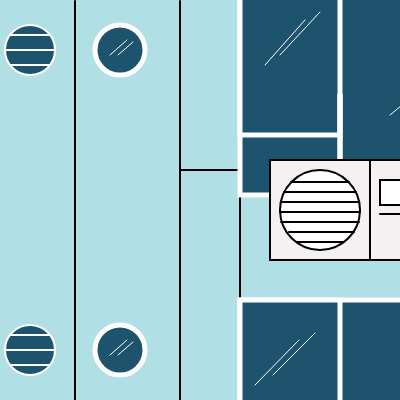
Frame 1 (no input)
Frame 60 (no input): identical to frame 1, image omitted
Frame 120 (the mouse pressed at the canvas centre since frame 60): identical to frame 1, image omitted

The p5.js sketch that drew this single still picture (run headless with seeded random() and noise() and a simulated clock; from frame 60 on, the mouse is pressed at the canvas centre):

// p5.js sketch
// ── sketch.js
function setup() {
    createCanvas(400, 400);
  }
  
  function draw() {
   
    //---------- LADO A
   
    // Pared edificio
    background('#B0E0E6');
    
    // Ventanas redondas acanaladas
    strokeWeight(2);
    stroke('white');
    fill('#1d536c');
    ellipse(30,50,50,50);
    ellipse(30,350,50,50);
  
    // Ventanas redondas
    strokeWeight(5);
    ellipse(120,50,50,50);
    ellipse(120,350,50,50);
    strokeWeight(1);
    line(110,55,127,40);
    line(118,55,133,42);
    line(110,355,127,340);
    line(118,355,133,342);
    
    // Canaletas ventana superior
    strokeWeight(2);
    line(5,50,55,50);
    line(10,65,49,65);
    line(10,35,49,35);
    
    // Canaletas ventana inferior
    strokeWeight(2);
    line(5,350,55,350);
    line(10,365,49,365);
    line(10,335,49,335);
    
    // Línea vertical izquierda
    stroke('black');
    line(75,1,75,500);
    
    // Canaleta vertical
    strokeWeight(2);
    line(180,1,180,500);
    line(240,1,240,500); 
    line(180,170,240,170);
    line(180,470,240,470);
    
    // Marco ventana superior
    strokeWeight(5);
    stroke('white');
    fill('#1d536c');
    rect(240,-5,500,200);
    rect(240,300,500,500);
    
    // Hoja ventana superior
    strokeWeight(5);
    rect(240,-5,100,140);
    line(340,95,340,195);
    
    // Hoja ventana inferior
    strokeWeight(5);
    rect(240,300,100,140);
    line(340,95,340,195);
    line(340,440,340,500);
  
    // Aire acondicionado superior
    strokeWeight(2);
    stroke('black');
    fill('#f5f1f2');
    rect(270,160,160,100);
    fill('white');
    ellipse(320,210,80,80);
    fill('white');
    line(370,160,370,260);
    line(280,212,360,212);
    line(281,202,359,202);
    line(284,192,356,192);
    line(291,182,349,182);
    line(281,222,359,222);
    line(289,232,354,232);
    line(297,242,344,242);
    rect(380,180,40,25);
    line(380,214,420,214);
    
    
    // Aire acondicionado inferior
    strokeWeight(2);
    fill('#f5f1f2');
    rect(270,460,160,100);
    fill('white');
    ellipse(320,510,80,80);
    line(285,492,355,492);
    line(293,482,347,482);
    line(370,460,370,555);
    fill('white');
    rect(380,478,40,25);
    
    // Reflejos
    strokeWeight(1);
    stroke('white');
    line(255,385,299,340);
    line(273,375,315,333);
    line(265,65,305,20);
    line(280,55,320,12);
    line(390,115,475,45);
    line(410,105,490,40);
    line(380,420,470,345);
    line(400,410,490,335);
  
  }
